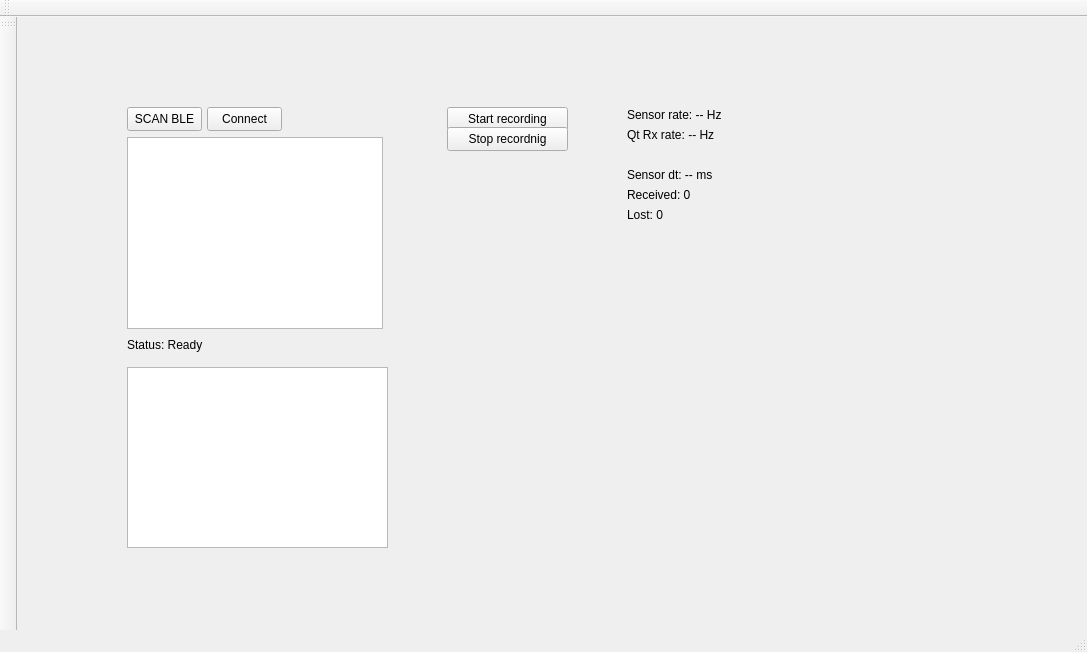
<?xml version="1.0" encoding="UTF-8"?>
<ui version="4.0">
 <class>MainWindow</class>
 <widget class="QMainWindow" name="MainWindow">
  <property name="geometry">
   <rect>
    <x>0</x>
    <y>0</y>
    <width>1087</width>
    <height>652</height>
   </rect>
  </property>
  <property name="windowTitle">
   <string>MainWindow</string>
  </property>
  <widget class="QWidget" name="centralwidget">
   <widget class="QPushButton" name="scanButton">
    <property name="geometry">
     <rect>
      <x>110</x>
      <y>90</y>
      <width>75</width>
      <height>24</height>
     </rect>
    </property>
    <property name="text">
     <string>SCAN BLE</string>
    </property>
   </widget>
   <widget class="QLabel" name="statusLabel">
    <property name="geometry">
     <rect>
      <x>110</x>
      <y>320</y>
      <width>151</width>
      <height>16</height>
     </rect>
    </property>
    <property name="text">
     <string>Status: Ready</string>
    </property>
   </widget>
   <widget class="QListWidget" name="devicesList">
    <property name="geometry">
     <rect>
      <x>110</x>
      <y>120</y>
      <width>256</width>
      <height>192</height>
     </rect>
    </property>
   </widget>
   <widget class="QPlainTextEdit" name="logEdit">
    <property name="geometry">
     <rect>
      <x>110</x>
      <y>350</y>
      <width>261</width>
      <height>181</height>
     </rect>
    </property>
   </widget>
   <widget class="QPushButton" name="connectButton">
    <property name="geometry">
     <rect>
      <x>190</x>
      <y>90</y>
      <width>75</width>
      <height>24</height>
     </rect>
    </property>
    <property name="text">
     <string>Connect</string>
    </property>
   </widget>
   <widget class="QPushButton" name="startRecordingButton">
    <property name="geometry">
     <rect>
      <x>430</x>
      <y>90</y>
      <width>121</width>
      <height>24</height>
     </rect>
    </property>
    <property name="text">
     <string>Start recording</string>
    </property>
   </widget>
   <widget class="QPushButton" name="stopRecordingButton">
    <property name="geometry">
     <rect>
      <x>430</x>
      <y>110</y>
      <width>121</width>
      <height>24</height>
     </rect>
    </property>
    <property name="text">
     <string>Stop recordnig</string>
    </property>
   </widget>
   <widget class="QLabel" name="sampleRateLabel">
    <property name="geometry">
     <rect>
      <x>610</x>
      <y>90</y>
      <width>101</width>
      <height>16</height>
     </rect>
    </property>
    <property name="text">
     <string>Sensor rate: -- Hz</string>
    </property>
   </widget>
   <widget class="QLabel" name="rxRateLabel">
    <property name="geometry">
     <rect>
      <x>610</x>
      <y>110</y>
      <width>101</width>
      <height>16</height>
     </rect>
    </property>
    <property name="text">
     <string>Qt Rx rate: -- Hz</string>
    </property>
   </widget>
   <widget class="QLabel" name="lastDtLabel">
    <property name="geometry">
     <rect>
      <x>610</x>
      <y>150</y>
      <width>101</width>
      <height>16</height>
     </rect>
    </property>
    <property name="text">
     <string>Sensor dt: -- ms</string>
    </property>
   </widget>
   <widget class="QLabel" name="receivedLabel">
    <property name="geometry">
     <rect>
      <x>610</x>
      <y>170</y>
      <width>101</width>
      <height>16</height>
     </rect>
    </property>
    <property name="text">
     <string>Received: 0</string>
    </property>
   </widget>
   <widget class="QLabel" name="lostLabel">
    <property name="geometry">
     <rect>
      <x>610</x>
      <y>190</y>
      <width>101</width>
      <height>16</height>
     </rect>
    </property>
    <property name="text">
     <string>Lost: 0</string>
    </property>
   </widget>
   <widget class="QWidget" name="chartContainer" native="true">
    <property name="geometry">
     <rect>
      <x>390</x>
      <y>220</y>
      <width>651</width>
      <height>351</height>
     </rect>
    </property>
   </widget>
  </widget>
  <widget class="QMenuBar" name="menubar">
   <property name="geometry">
    <rect>
     <x>0</x>
     <y>0</y>
     <width>1087</width>
     <height>22</height>
    </rect>
   </property>
  </widget>
  <widget class="QStatusBar" name="statusbar"/>
  <widget class="QToolBar" name="toolBar">
   <property name="windowTitle">
    <string>toolBar</string>
   </property>
   <attribute name="toolBarArea">
    <enum>TopToolBarArea</enum>
   </attribute>
   <attribute name="toolBarBreak">
    <bool>false</bool>
   </attribute>
  </widget>
  <widget class="QToolBar" name="toolBar_2">
   <property name="windowTitle">
    <string>toolBar_2</string>
   </property>
   <attribute name="toolBarArea">
    <enum>LeftToolBarArea</enum>
   </attribute>
   <attribute name="toolBarBreak">
    <bool>false</bool>
   </attribute>
  </widget>
 </widget>
 <resources/>
 <connections/>
</ui>
